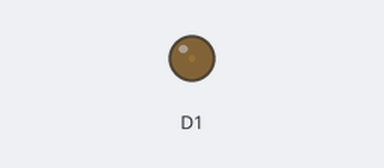
A sketch run on a simulated ESP8266 (NodeMCU). Shown: output pins drawn as LEDs (lit = HIGH).

Above: at 0.05 s.
At 1.15 s:
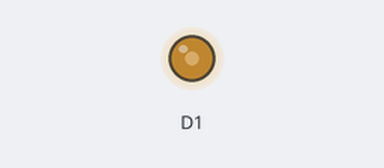
At 2.3 s:
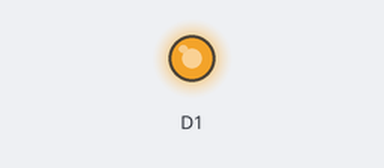
At 4.55 s:
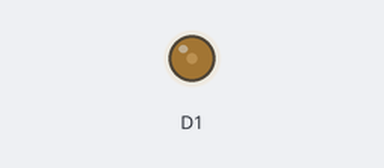
Timing chart, 0 to 6.6 s (numbered marks = the images above):
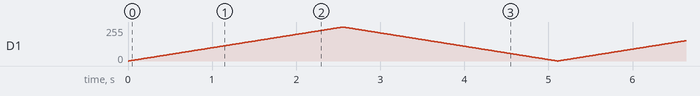

The sketch:

sketch_may19a.ino
```cpp
void setup() {
  // put your setup code here, to run once:
  pinMode(D1,OUTPUT);


}

void loop() {
  // put your main code here, to run repeatedly:
  for(int m=0;m<255;m++)
  {
    analogWrite(D1,m);
    delay(10);


  }
  for(int m=255;m>0;m--)
  {
    analogWrite(D1,m);
    delay(10);
  }

}
```
